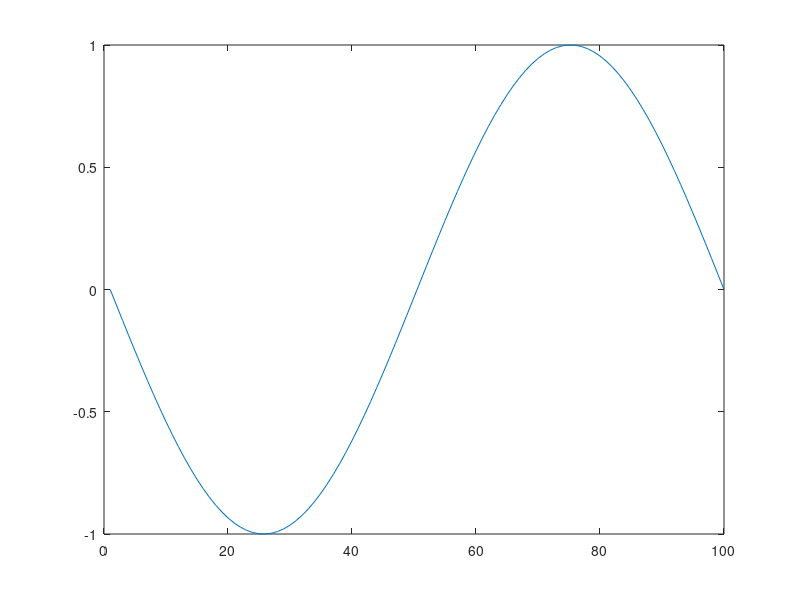
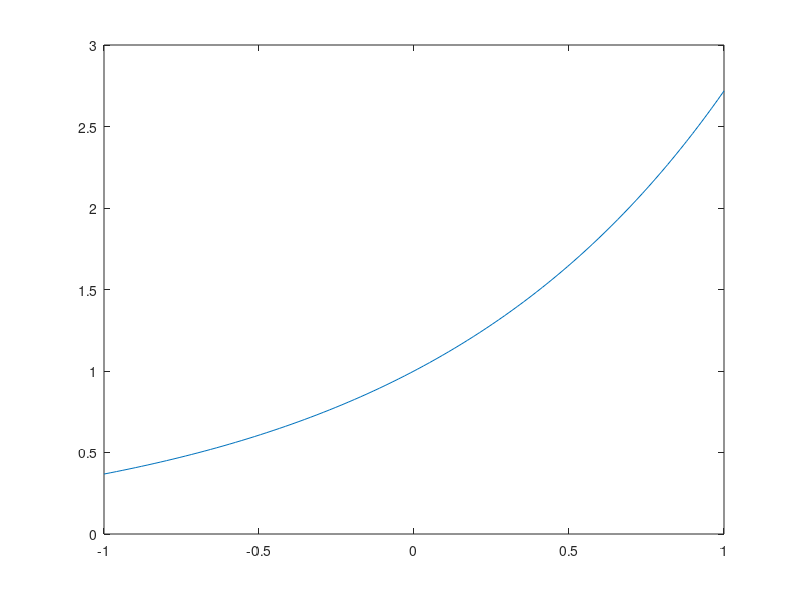
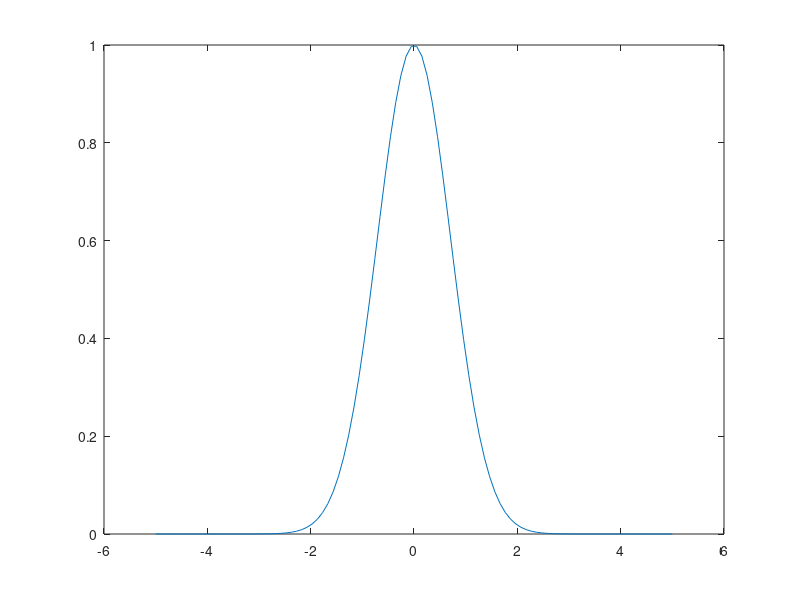
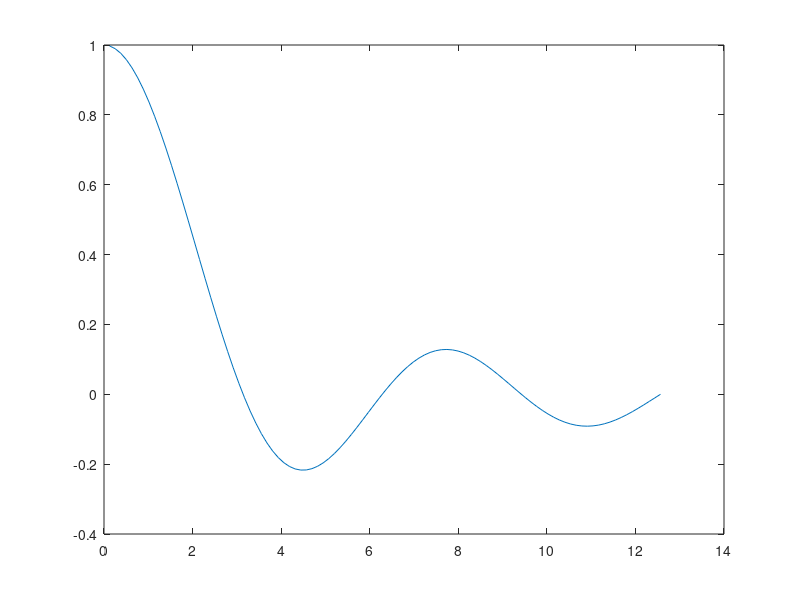

The MATLAB source for these figures, in order:
clear all
clc
close all

x = linspace(-pi,pi,100)
y= sin(x)
figure
plot(y)


x = linspace(-1,1,100)
y=exp(x)
figure
plot(x,y)

x = linspace(-5,5,100)  %se non mettessi 100 sarebbe 100 di default
y=exp(-x.^2) % il punto . significa OGNI ELEMENTO DEL VETTORE
figure
plot(x,y)

x = linspace(0,4*pi,100)
y = sin(x)./x
figure
plot(x,y)

x= linspace(0,2)
y= x.*sin(1./x)
figure
plot(x,y)

%per calcoli con vettori ./ .* .^
% -*r   STELLINE ROSSE
% ob PALLINI BLU
% k = NERO
%log = base e   log10 = base 10
%loglog(x,y) mette asse x e y in scala logaritmica
%help COMANDO  (AIUTO)
%doc COMANDO    (DOCUMENTAZIONE)

%ES 7
x = linspace(0.1,100,1000)
y = sqrt((100.*(1-0.01.*x.^2).^2 +0.02.*x.^2)./(((1-x.^2).^2) + 0.1.*x.^2))
figure
plot(x,y,'-*r')
loglog(x,y)
